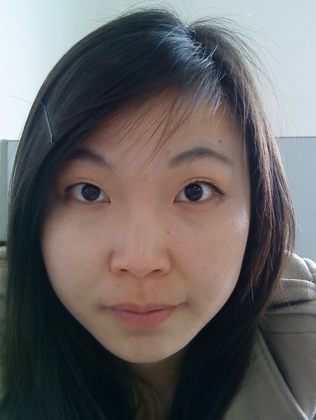
%> input picture yuchuli/谢江平_机器视觉/jll.bmp, 316 x 420 px, shrunk from 402 x 534 before the run
$ octave fenshuilingsuanfa.m   (GNU Octave 9; MATLAB toolbox functions it lacks are replaced by stand-ins)
%> lines starting %> are read from the running program, lines starting %| are printed output that depends on the picture; in (x1, y1, x2, y2) boxes, pixels count from 0 and x2, y2 are one past the last pixel; in counts of white or black regions, pixels touching at a corner belong together; the program's own positions count from 1
%分水岭算法边缘检测


I=imread('jll.bmp');
%> I is the input picture: size 420x316x3 uint8; mean R, G, B 103.7, 99.9, 98.7

a=isgray(I)                    %彩色图像转为灰度图像
%> a = false
b=isrgb(I)
%> b = true
r=I(:,:,1);
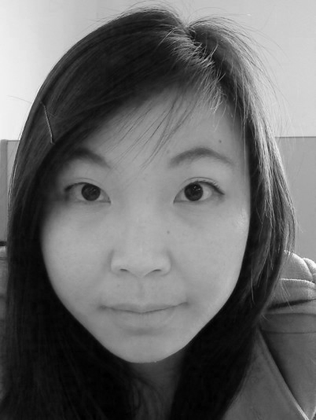
%> r: size 420x316 uint8; min 0, max 255, mean 103.7
g=I(:,:,2);
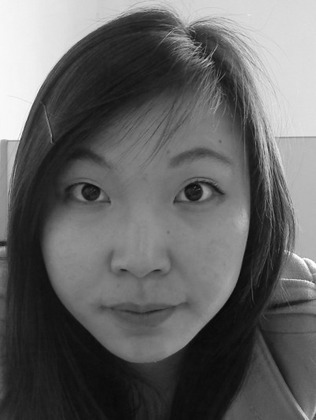
%> g: size 420x316 uint8; min 7, max 255, mean 99.9
b=I(:,:,3);
 [M,N]=size(r)
%> M = 420; N = 316
 for i=1:M;
    for j=1:N;
         h(i,j)=0.2989*r(i,j)+0.5870*g(i,j)+0.1140*b(i,j);
    end
end
c=isgray(h)
%> c = true
d=isrgb(h)
%> d = false

subplot(231);                 %显示灰度图像
imshow(h);
 title('灰度图像');

 f=double(h);
hv=fspecial('prewitt');
hh=hv;
gv=abs(imfilter(f,hv,'replicate'));
gh=abs(imfilter(f,hh,'replicate'));
g=sqrt(gv.^2+gh.^2);
%> g: size 420x316 double
subplot(2,3,2);
df=bwdist(f)
%> df: size 420x316 single; every value is 0
imshow(df*8);
L=watershed(df);
%> L: size 420x316 uint8; every value is 1
em=L==0;
%> em: size 420x316 logical; every value is 0
subplot(233);
imshow(em);
im=imextendedmax(f,30);
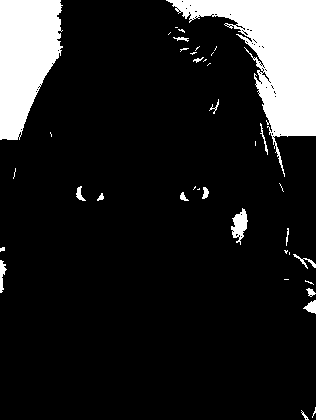
%> im: size 420x316 logical; 13% white; 39 white regions (22 under 20 px), largest, box (x1, y1, x2, y2) and area: (166, 0, 316, 177) 9604, (0, 0, 63, 140) 6424, (231, 208, 248, 245) 338
subplot(234);
imshow(im);
g2=imimposemin(g,im|em);
subplot(235);
imshow(g2);
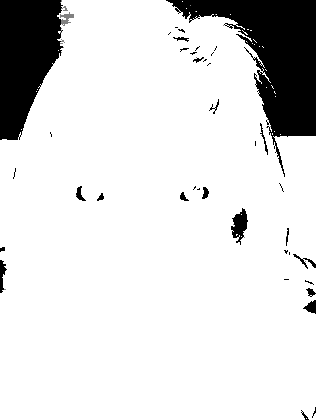
%> displayed picture: size 420x316, on the screen's scale of 0 to 255; min 0, max 255, mean 221.6
L2=watershed(g2);
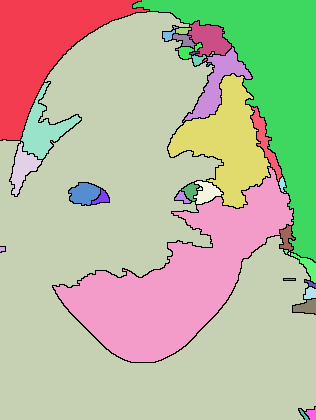
%> L2: size 420x316 uint8; 40 distinct labels, from 0 to 39; one colour per label, 0 black
wr2=L2==0;
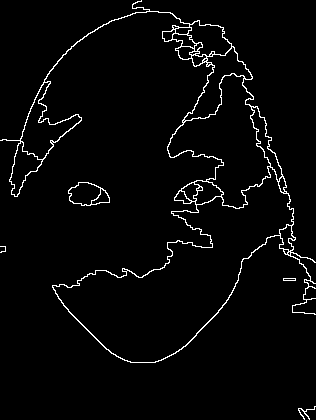
%> wr2: size 420x316 logical; 2.9% white in thin lines or dots
subplot(236);
f(wr2)=255;
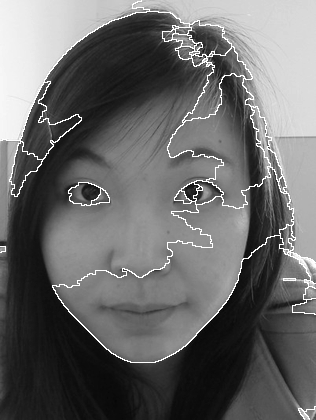
%> f: size 420x316 double; min 6, max 255, mean 105.3
imshow(uint8(f));
figure
imshow(uint8(f));

$ run again, with yuchuli/谢江平_机器视觉/1.bmp copied over yuchuli/谢江平_机器视觉/jll.bmp
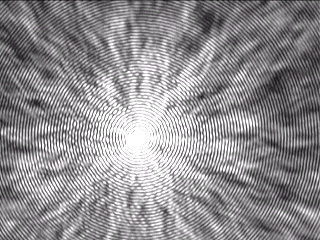
%> input picture yuchuli/谢江平_机器视觉/1.bmp, 320 x 240 px
%> I is the input picture: size 240x320x3 uint8; mean R, G, B 143.9, 142, 143.9
%> a = false
%> b = true
%> d = false
%> df: size 240x320 single; every value is 0
%> L: size 240x320 uint8; every value is 1
%> em: size 240x320 logical; every value is 0
%> `im=imextendedmax(f,30);`:
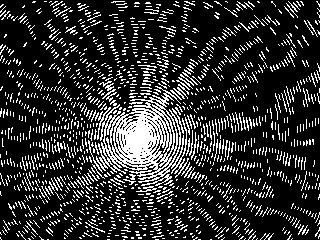
%> im: size 240x320 logical; 19.1% white in thin lines or dots
%> wr2: size 240x320 logical; 32.9% white in thin lines or dots
%> `f(wr2)=255;`:
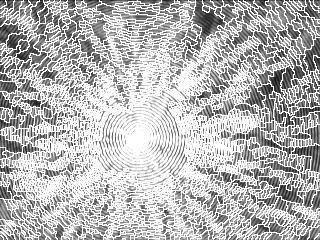
%> f: size 240x320 double; min 19, max 255, mean 183.7

$ run again, with yuchuli/谢江平_机器视觉/001.jpg saved as yuchuli/谢江平_机器视觉/jll.bmp
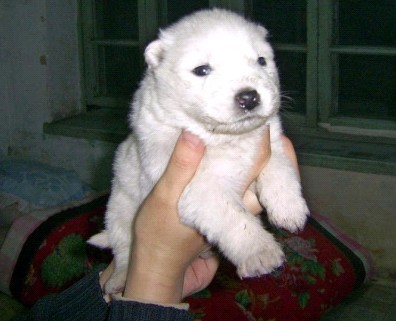
%> input picture yuchuli/谢江平_机器视觉/001.jpg, 396 x 321 px
%> I is the input picture: size 321x396x3 uint8; mean R, G, B 91.4, 90.3, 85.4
%> a = false
%> `b=isrgb(I)`: b = true
%> d = false
%> `df=bwdist(f)`:
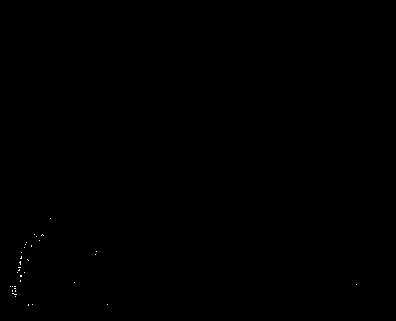
%> df: size 321x396 single; values 0 (black) and 1 (white), 0.05% white in thin lines or dots, all inside (x1, y1, x2, y2) = (10, 218, 357, 306)
%> L: size 321x396 uint8; every value is 1
%> em: size 321x396 logical; every value is 0
%> im: size 321x396 logical; 24.9% white; 30 white regions (9 under 20 px), largest, box (x1, y1, x2, y2) and area: (0, 0, 108, 262) 15985, (175, 23, 273, 121) 5717, (144, 98, 255, 246) 5065
%> L2: size 321x396 uint8; 31 distinct labels, from 0 to 30
%> wr2: size 321x396 logical; 3.2% white in thin lines or dots
%> `f(wr2)=255;`:
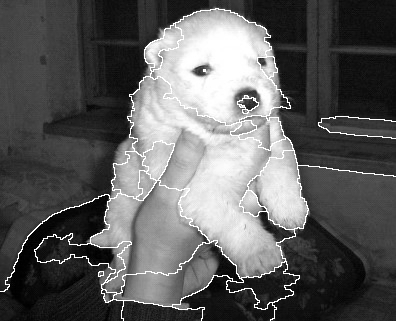
%> f: size 321x396 double; min 0, max 255, mean 94.8
